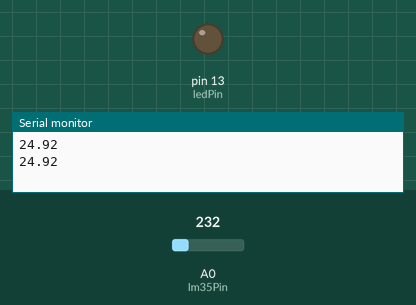
Simulated run of this sketch. Board: Arduino Uno, built with avr-gcc and run on an emulated ATmega328P. Shown: output pins drawn as LEDs (lit = HIGH), the last lines printed to the serial monitor. The test bench sets the inputs (shaded band); at power-on: A0 (lm35Pin) = 232.

Above: at 1.8 s.
1.9 s: A0 (lm35Pin) set to 266
3.4 s: A0 (lm35Pin) set to 297
At 5.1 s:
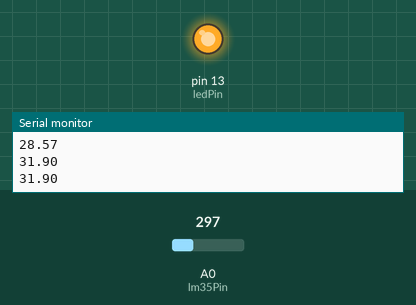
5.5 s: A0 (lm35Pin) set to 250
At 6.6 s:
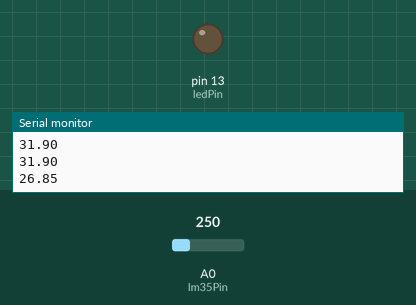
7.5 s: A0 (lm35Pin) set to 290
At 9.4 s:
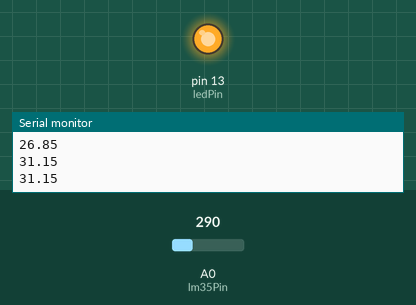
Timing chart, 0 to 10.5 s (numbered marks = the images above; inputs shaded):
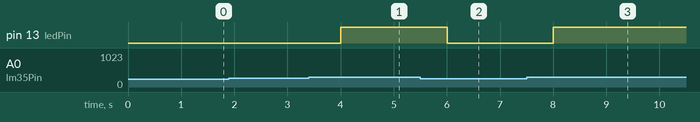

Measured:
- the behaviour switches between 279 and 280 on A0 (lm35Pin) (found by bisection; images 0 and 1)
- after the input at 3.4 s, pin 13 (ledPin): LOW → HIGH after 0.60 s
- after the input at 5.5 s, pin 13 (ledPin): HIGH → LOW after 0.50 s
- after the input at 7.5 s, pin 13 (ledPin): LOW → HIGH after 0.51 s

The sketch:

pro_temp.ino
```cpp
float temperature;
int reading;
int lm35Pin = A0;
int ledPin = 13;

void setup()
{
    analogReference(INTERNAL);
    pinMode (ledPin, OUTPUT) ;
    Serial.begin(115200);
}

void loop()
{
    reading = analogRead(lm35Pin);
    temperature = reading / 9.31;

    //온도가 30도 위로 올라가면 LED를 켠다
    if(temperature > 30)   {
      digitalWrite (ledPin, HIGH);
    } else {
      digitalWrite (ledPin, LOW);
    }
    Serial.println(temperature);
    delay(1000);
}
```
